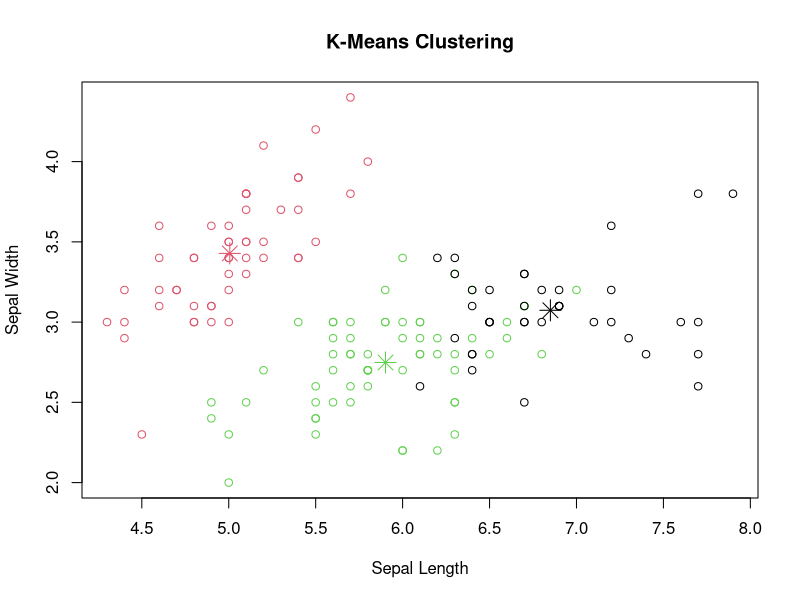
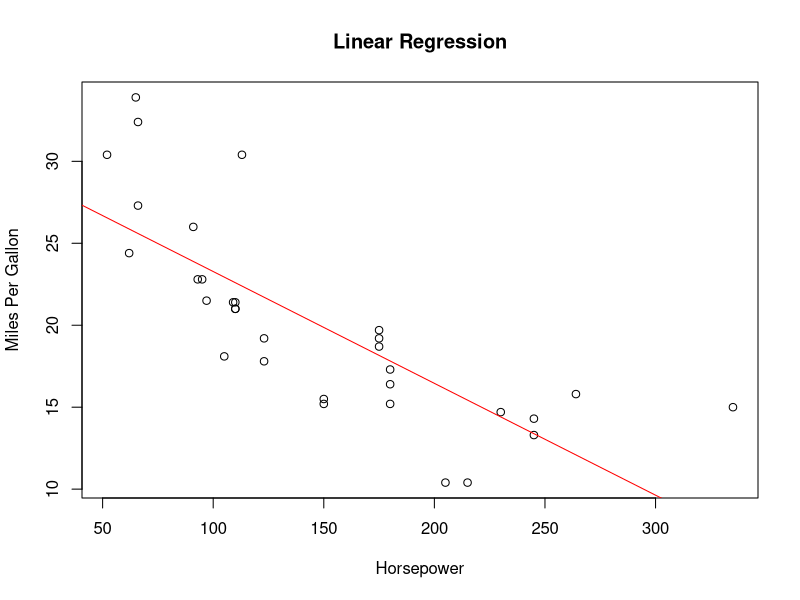
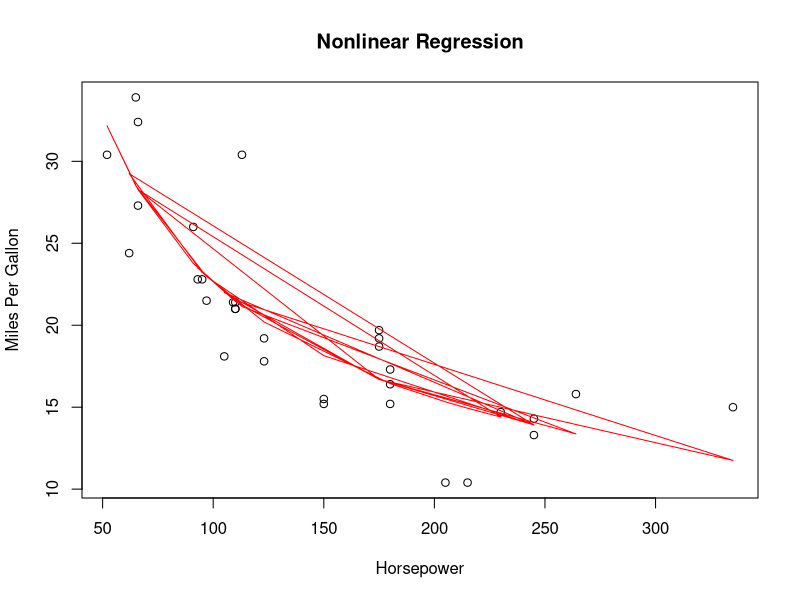
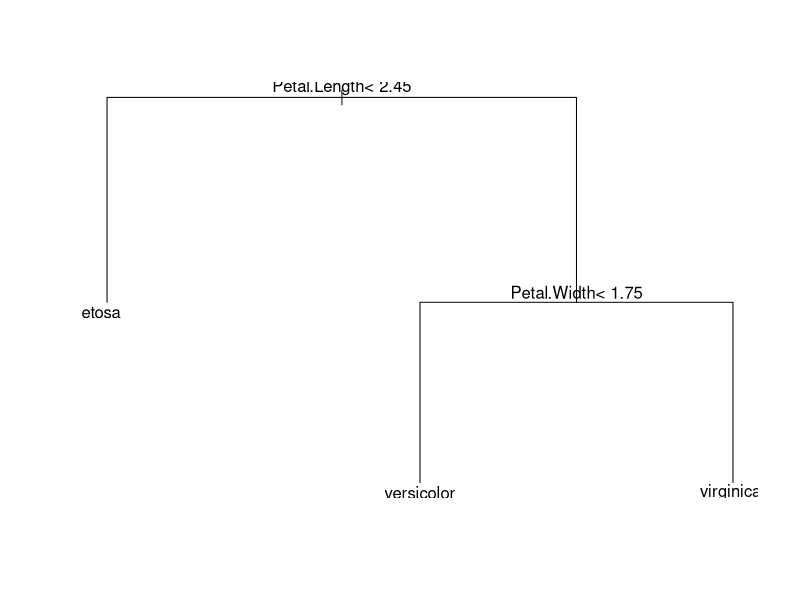
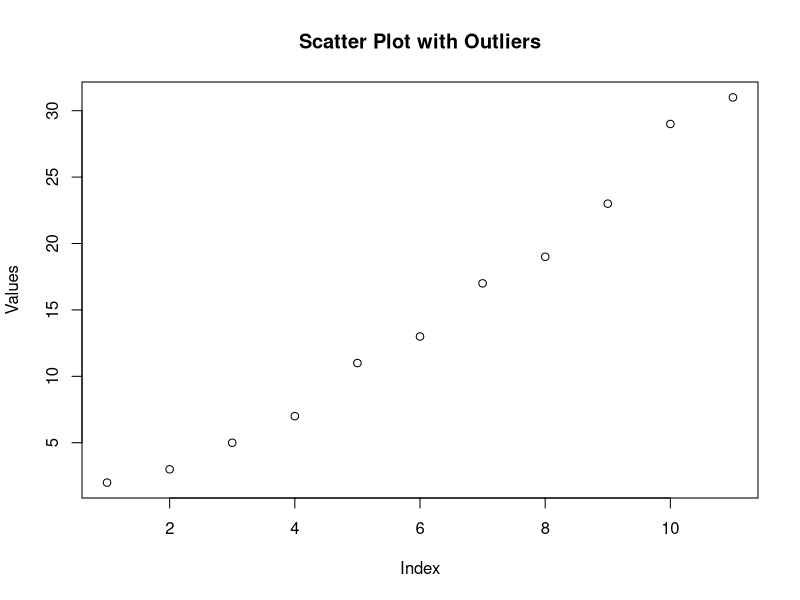

The R source for these figures, in order:
## ---- chunk 1
# Events and Sample Space Example

# Define the sample space for rolling a six-sided die
sample_space <- 1:6

# Define the event "rolling an even number"
event_A <- c(2, 4, 6)

# Define the event "rolling a number greater than 4"
event_B <- c(5, 6)

# Display the events and sample space
cat("Event A (Rolling an even number):", event_A, "\n")
cat("Event B (Rolling a number greater than 4):", event_B, "\n")
cat("Sample Space:", sample_space, "\n")
## ---- chunk 2
# Sample Space Example 2

# Define the sample space for flipping a coin
coin_sample_space <- c("Heads", "Tails")

# Display the sample space for flipping a coin
cat("Sample Space for Flipping a Coin:", coin_sample_space, "\n")

## ---- chunk 3
# Probability of an Event Example

# Number of favorable outcomes for event A
favorable_outcomes_A <- length(event_A)

# Total number of possible outcomes
total_outcomes <- length(sample_space)

# Calculate the probability of event A
probability_A <- favorable_outcomes_A / total_outcomes

# Display the probability of event A
cat("Probability of Event A (Rolling an even number):", probability_A, "\n")

## ---- chunk 4
# Example PMF for a six-sided die
outcomes <- 1:6
probabilities <- rep(1/6, 6)
pmf <- data.frame(Outcome = outcomes, Probability = probabilities)

# Display the pmf
print(pmf)
## ---- chunk 5
# Example PDF for a standard normal distribution
x <- seq(-3, 3, length.out = 100)
pdf <- data.frame(X = x, Probability = dnorm(x))

# Display the pdf
print(pdf)

## ---- chunk 6
# Example calculation of expectation for a discrete random variable
mean_discrete <- sum(outcomes * probabilities)

# Display the mean
cat("mean:", mean_discrete, "\n")
## ---- chunk 7
# Example calculation of variance for a discrete random variable
variance_discrete <- sum((outcomes - mean_discrete)^2 * probabilities)

# Display the variance
cat("variance:", variance_discrete, "\n")
## ---- chunk 8
# K-Means clustering example using built-in dataset iris
data <- iris[, 1:4]  # Selecting relevant features
kmeans_result <- kmeans(data, centers = 3)  # Clustering into 3 groups

# Display cluster assignments
cat("Cluster Assignments:", kmeans_result$cluster, "\n")

# Display cluster centroids
cat("Cluster Centroids:\n", kmeans_result$centers, "\n")

# Scatter plot with cluster assignments
plot(data[, c(1, 2)], col = kmeans_result$cluster, main = "K-Means Clustering", 
     xlab = "Sepal Length", ylab = "Sepal Width")

# Plotting cluster centroids
points(kmeans_result$centers[, c(1, 2)], col = 1:3, pch = 8, cex = 2)

## ---- chunk 9
# Linear regression example using built-in dataset mtcars
linear_model <- lm(mpg ~ hp, data = mtcars)  # Predicting mpg based on horsepower

# Display regression summary
summary(linear_model)

# Scatter plot with linear regression line
plot(mtcars$hp, mtcars$mpg, main = "Linear Regression", xlab = "Horsepower", ylab = "Miles Per Gallon")

# Adding regression line
abline(linear_model, col = "red")

## ---- chunk 10
# Nonlinear regression example using built-in dataset mtcars
nonlinear_model <- nls(mpg ~ a * hp^b, data = mtcars, start = list(a = 1, b = 1))  # Nonlinear model: a * hp^b

# Display regression summary
summary(nonlinear_model)

# Scatter plot with nonlinear regression curve
plot(mtcars$hp, mtcars$mpg, main = "Nonlinear Regression", xlab = "Horsepower", ylab = "Miles Per Gallon")

# Adding nonlinear regression curve
lines(mtcars$hp, predict(nonlinear_model), col = "red")

## ---- chunk 11
# Decision tree example using built-in dataset iris
library(rpart)

# Creating a decision tree model
tree_model <- rpart(Species ~ ., data = iris, method = "class")

# Displaying the decision tree plot
plot(tree_model)
text(tree_model)

## ---- chunk 12
# Outlier detection using Z-score
data <- c(2, 3, 5, 7, 11, 13, 17, 19, 23, 29, 31)

# Calculate Z-scores
z_scores <- (data - mean(data)) / sd(data)

# Set Z-score threshold for outliers
z_threshold <- 2

# Identify outliers
outliers <- abs(z_scores) > z_threshold

# Display identified outliers
cat("Outliers:", data[outliers], "\n")

# Scatter plot with highlighted outliers
plot(1:length(data), data, pch = ifelse(outliers, 19, 1), main = "Scatter Plot with Outliers", xlab = "Index", ylab = "Values")

